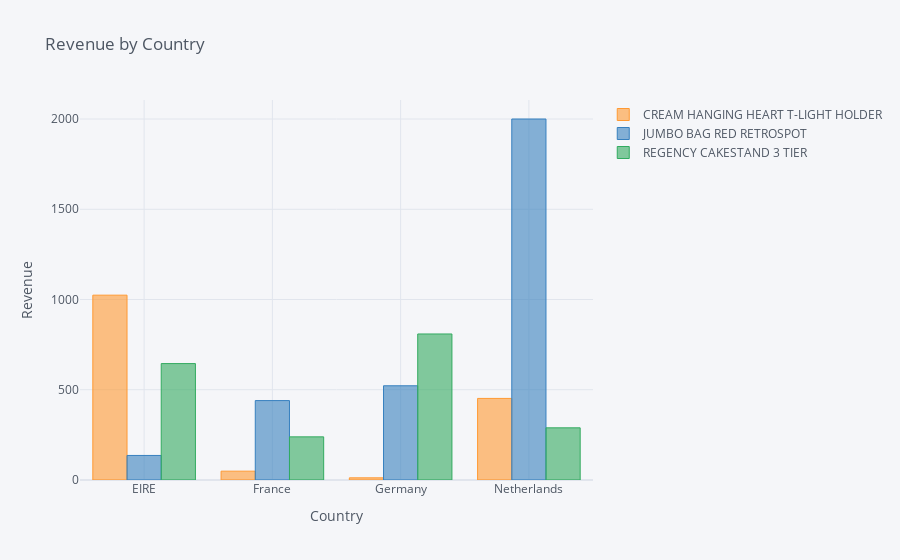

The code cell stored with this chart in its notebook:
### Markdown cell above
## 4. Create a set of interactive histograms showing the distributions of quantity per invoice for the following countries: EIRE, Germany, France, and Netherlands.

### Code cell
prod_lst=['JUMBO BAG RED RETROSPOT', 'CREAM HANGING HEART T-LIGHT HOLDER',   'REGENCY CAKESTAND 3 TIER']

country_lst=['EIRE', 'Germany', 'France', 'Netherlands']

data=df.loc[df.Description.isin(prod_lst)]
data=data.loc[data.Country.isin(country_lst)]



data=data.pivot_table(values='Quantity', columns='Description',
                      index='Country', aggfunc='sum')

data.reset_index(inplace=True)


data.iplot(kind='bar', x='Country', title='Revenue by Country',
          xTitle='Country', yTitle='Revenue')

### Figure 1 — Plotly figure (JSON) as saved in the notebook; plotly's stock layout.template omitted (floating-point values rounded to 4 significant figures)
{"data": [{"marker": {"color": "rgba(255, 153, 51, 0.6)", "line": {"color": "rgba(255, 153, 51, 1.0)", "width": 1}}, "name": "CREAM HANGING HEART T-LIGHT HOLDER", "orientation": "v", "text": "", "type": "bar", "x": ["EIRE", "France", "Germany", "Netherlands"], "y": [1024, 49, 12, 452]}, {"marker": {"color": "rgba(55, 128, 191, 0.6)", "line": {"color": "rgba(55, 128, 191, 1.0)", "width": 1}}, "name": "JUMBO BAG RED RETROSPOT", "orientation": "v", "text": "", "type": "bar", "x": ["EIRE", "France", "Germany", "Netherlands"], "y": [136, 440, 522, 2000]}, {"marker": {"color": "rgba(50, 171, 96, 0.6)", "line": {"color": "rgba(50, 171, 96, 1.0)", "width": 1}}, "name": "REGENCY CAKESTAND 3 TIER", "orientation": "v", "text": "", "type": "bar", "x": ["EIRE", "France", "Germany", "Netherlands"], "y": [645, 239, 809, 289]}], "layout": {"legend": {"bgcolor": "#F5F6F9", "font": {"color": "#4D5663"}}, "paper_bgcolor": "#F5F6F9", "plot_bgcolor": "#F5F6F9", "title": {"font": {"color": "#4D5663"}, "text": "Revenue by Country"}, "xaxis": {"gridcolor": "#E1E5ED", "showgrid": true, "tickfont": {"color": "#4D5663"}, "title": {"font": {"color": "#4D5663"}, "text": "Country"}, "zerolinecolor": "#E1E5ED"}, "yaxis": {"gridcolor": "#E1E5ED", "showgrid": true, "tickfont": {"color": "#4D5663"}, "title": {"font": {"color": "#4D5663"}, "text": "Revenue"}, "zerolinecolor": "#E1E5ED"}}}
